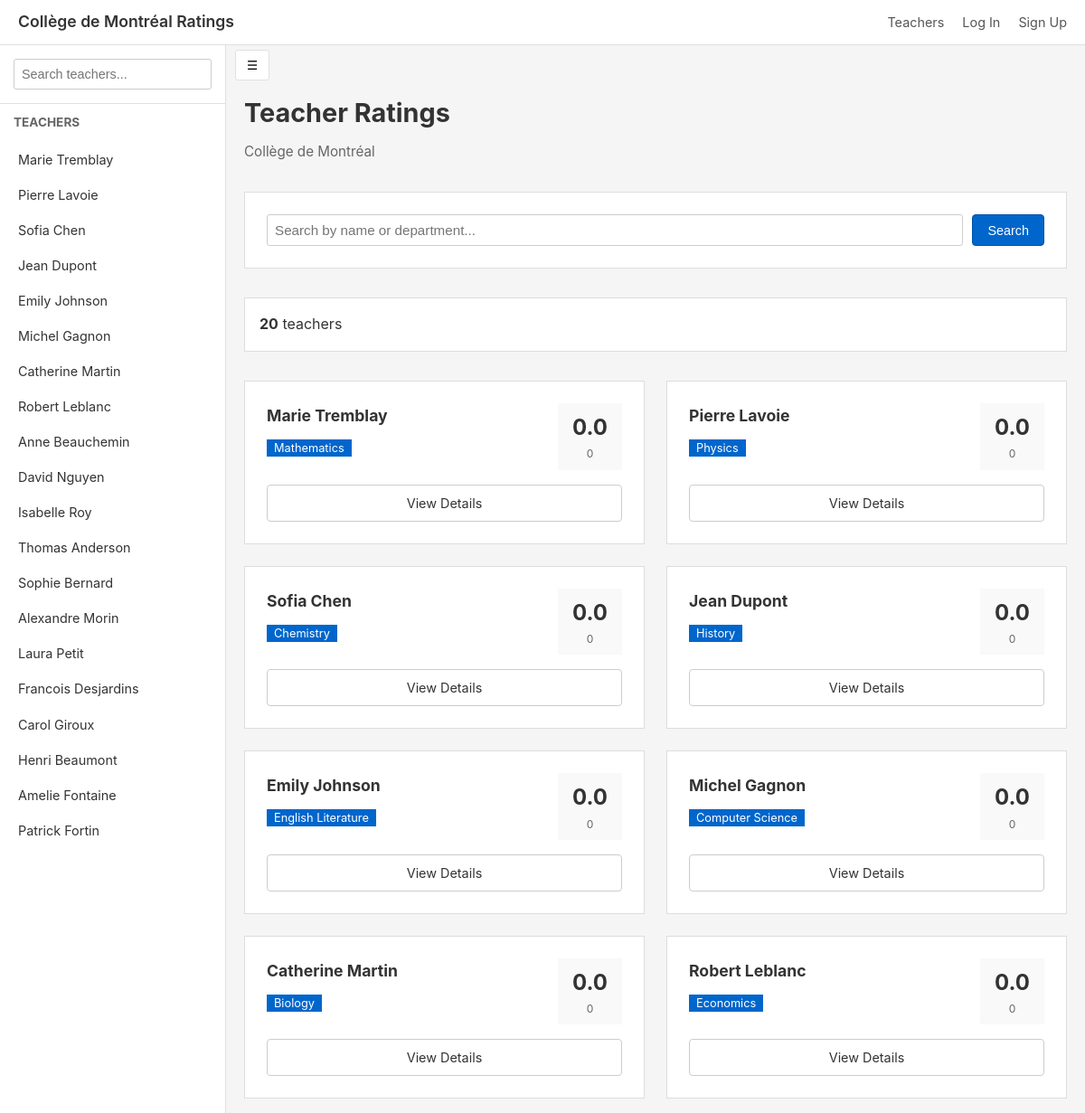
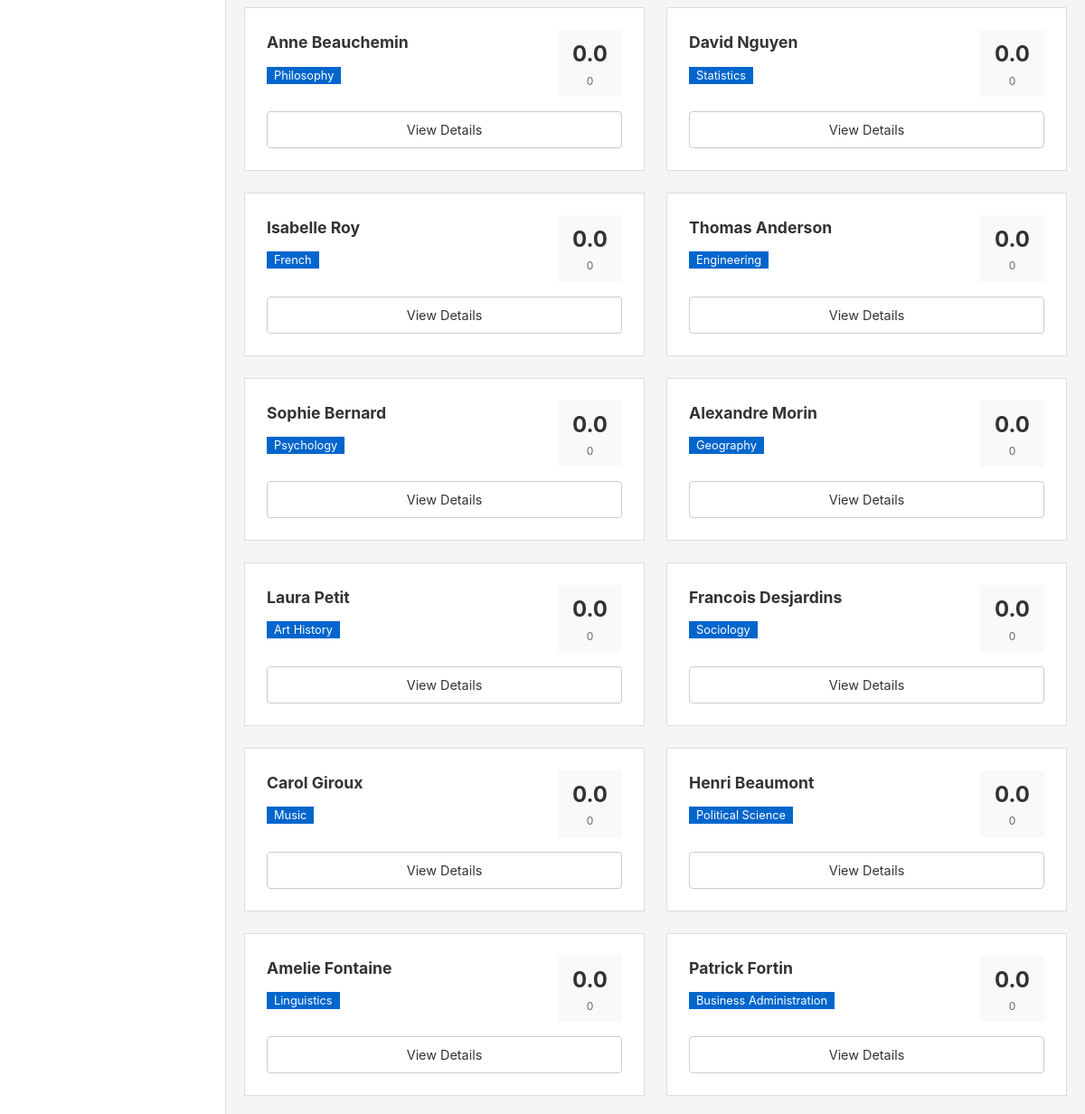
The page / on the database its author committed (2 pictures, top to bottom).
### tables this page shows
CREATE TABLE teachers (
            id INTEGER PRIMARY KEY AUTOINCREMENT,
            name TEXT NOT NULL,
            department TEXT NOT NULL,
            email TEXT,
            added_by INTEGER,
            average_rating REAL DEFAULT 0,
            total_ratings INTEGER DEFAULT 0,
            created_at TIMESTAMP DEFAULT CURRENT_TIMESTAMP
        );

### college_de_montreal_ratings/app.py (the view)
@app.route('/')
def index():
    query = request.args.get('q', '')
    conn = get_db()
    if query:
        teachers = conn.execute('''
            SELECT * FROM teachers
            WHERE name LIKE ? OR department LIKE ?
            ORDER BY average_rating DESC
        ''', (f'%{query}%', f'%{query}%')).fetchall()
    else:
        teachers = conn.execute('SELECT * FROM teachers ORDER BY average_rating DESC').fetchall()
    conn.close()
    return render_template('index.html', teachers=teachers, query=query)

### college_de_montreal_ratings/app.py (called while the page is built)
def get_db():
    conn = sqlite3.connect(app.config['DATABASE'])
    conn.row_factory = sqlite3.Row
    return conn

### college_de_montreal_ratings/templates/index.html (shortened to what this page needs)
{% extends "base.html" %}
{% block content %}
<div style="margin-bottom: 2rem;">
    <h1 style="font-size: 1.8rem; margin-bottom: 0.5rem; color: #333;">Teacher Ratings</h1>
    <p style="color: #666; font-size: 0.95rem;">Collège de Montréal</p>
</div>
<div style="background: white; padding: 1.5rem; border: 1px solid #ddd; margin-bottom: 2rem;">
    <form method="GET" action="/" style="display: flex; gap: 10px; flex-wrap: wrap;">
        <input
            type="text"
            name="q"
            placeholder="Search by name or department..."
            value="{{ query }}"
            style="flex: 1; padding: 8px; border: 1px solid #ccc; border-radius: 3px; font-size: 0.95rem; min-width: 200px;"
        >
        <button type="submit" class="btn btn-primary">Search</button>
    </form>
</div>
<div style="background: white; padding: 1rem; border: 1px solid #ddd; margin-bottom: 2rem; display: flex; justify-content: space-between;">
    <div>
        <strong>{{ teachers|length }}</strong> teacher{{ 's' if teachers|length != 1 else '' }}
    </div>
</div>
<div style="display: grid; grid-template-columns: repeat(auto-fill, minmax(350px, 1fr)); gap: 1.5rem;">
    {% if teachers %}
        {% for teacher in teachers %}
        <div style="background: white; padding: 1.5rem; border: 1px solid #ddd;">
            <div style="display: flex; justify-content: space-between; margin-bottom: 1rem;">
                <div>
                    <h3 style="color: #333; margin-bottom: 0.5rem; font-size: 1.1rem;">{{ teacher.name }}</h3>
                    <span style="background: #0066cc; color: white; padding: 2px 8px; font-size: 0.8rem;">{{ teacher.department }}</span>
                </div>
                <div style="text-align: center; background: #f9f9f9; padding: 0.5rem 1rem; min-width: 60px;">
                    <div style="font-size: 1.5rem; font-weight: bold; color: #333;">
                        {{ teacher.average_rating|round(1) }}
                    </div>
                    <div style="font-size: 0.75rem; color: #666;">{{ teacher.total_ratings }}</div>
                </div>
            </div>
            <a href="/teacher/{{ teacher.id }}" class="btn btn-secondary" style="display: block; text-align: center; width: 100%;">View Details</a>
        </div>
        {% endfor %}
    {% else %}
        <div style="grid-column: 1 / -1; text-align: center; padding: 3rem; background: white; border: 1px solid #ddd;">
            <p style="color: #666;">No teachers found matching your search.</p>
        </div>
    {% endif %}
</div>
{% endblock %}

### college_de_montreal_ratings/templates/base.html (shortened to what this page needs)
<!DOCTYPE html>
<html lang="en">
<head>
</head>
<body>
    <header>
        <nav>
            <a href="/" class="logo">Collège de Montréal Ratings</a>
            <ul class="nav-links">
                <li><a href="/">Teachers</a></li>
                {% if session.user_id %}
                    <li><a href="/chat">Chat</a></li>
                    <li><a href="/logout">Log Out</a></li>
                    {% if session.is_admin %}
                    <li><a href="/admin">Admin</a></li>
                    {% endif %}
                {% else %}
                    <li><a href="/login">Log In</a></li>
                    <li><a href="/register">Sign Up</a></li>
                {% endif %}
            </ul>
        </nav>
    </header>
    <div class="container">
        <aside class="sidebar" id="sidebar">
            <div class="sidebar-header">
                <input type="text" id="sidebar-search" class="search-input" placeholder="Search teachers...">
            </div>
            <div class="sidebar-section">
                <h3>Teachers</h3>
                <ul class="teacher-list" id="teacher-list">
                </ul>
            </div>
        </aside>
        <button class="toggle-btn" id="toggle-btn" onclick="toggleSidebar()">☰</button>
        <main class="main-content" id="main-content">
            <div class="flash-messages">
            </div>
            {% block content %}{% endblock %}
        </main>
    </div>
</body>
</html>

### college_de_montreal_ratings/templates/base.html (style rules this page uses)
* { margin: 0; padding: 0; box-sizing: border-box; }
body { font-family: -apple-system, BlinkMacSystemFont, 'Segoe UI', Roboto, Oxygen, Ubuntu, sans-serif; background: #f5f5f5; color: #333; line-height: 1.6; }
.container { display: flex; min-height: 100vh; }
header { background: #fff; border-bottom: 1px solid #e0e0e0; position: fixed; top: 0; left: 0; right: 0; height: 50px; z-index: 100; }
nav { display: flex; justify-content: space-between; align-items: center; height: 100%; padding: 0 20px; }
.logo { font-size: 1.1rem; font-weight: 600; color: #333; text-decoration: none; }
.nav-links { display: flex; gap: 20px; list-style: none; }
.nav-links a { text-decoration: none; color: #555; font-size: 0.9rem; }
.sidebar { width: 250px; background: #fff; border-right: 1px solid #e0e0e0; position: fixed; top: 50px; left: 0; bottom: 0; overflow-y: auto; transition: transform 0.3s ease; z-index: 99; }
.sidebar-header { padding: 15px; border-bottom: 1px solid #e0e0e0; }
.search-input { width: 100%; padding: 8px; border: 1px solid #ccc; border-radius: 3px; font-size: 0.9rem; }
.sidebar-section { padding: 10px 15px; }
.sidebar-section h3 { font-size: 0.85rem; color: #666; margin-bottom: 10px; text-transform: uppercase; }
.teacher-list { list-style: none; }
.toggle-btn { position: fixed; top: 55px; left: 260px; z-index: 101; background: #fff; border: 1px solid #e0e0e0; padding: 8px 12px; cursor: pointer; border-radius: 3px; font-size: 0.85rem; transition: left 0.3s ease; }
.main-content { flex: 1; padding: 70px 20px 20px 270px; transition: padding-left 0.3s ease; }
.btn { padding: 8px 16px; border: 1px solid #ddd; border-radius: 4px; cursor: pointer; font-size: 0.9rem; font-weight: normal; text-decoration: none; background: #fff; color: #333; }
.btn-primary { background: #0066cc; border-color: #0052a3; color: white; }
.btn-secondary { background: #fff; border-color: #ccc; color: #333; }
.flash-messages { padding: 1rem 0; }

### rows shown on the page
teachers: name "Marie Tremblay", department "Mathematics", average_rating "0.0", total_ratings "0", {{ teacher.id }} 1 (drawn)
teachers: name "Pierre Lavoie", department "Physics", average_rating "0.0", total_ratings "0"
teachers: name "Sofia Chen", department "Chemistry", average_rating "0.0", total_ratings "0"
teachers: name "Jean Dupont", department "History", average_rating "0.0", total_ratings "0"
teachers: name "Emily Johnson", department "English Literature", average_rating "0.0", total_ratings "0"
teachers: name "Michel Gagnon", department "Computer Science", average_rating "0.0", total_ratings "0"
teachers: name "Catherine Martin", department "Biology", average_rating "0.0", total_ratings "0"
teachers: name "Robert Leblanc", department "Economics", average_rating "0.0", total_ratings "0"
teachers: name "Anne Beauchemin", department "Philosophy", average_rating "0.0", total_ratings "0"
teachers: name "David Nguyen", department "Statistics", average_rating "0.0", total_ratings "0", {{ teacher.id }} 10 (drawn)
teachers: name "Isabelle Roy", department "French", average_rating "0.0", total_ratings "0"
teachers: name "Thomas Anderson", department "Engineering", average_rating "0.0", total_ratings "0"
teachers: name "Sophie Bernard", department "Psychology", average_rating "0.0", total_ratings "0"
teachers: name "Alexandre Morin", department "Geography", average_rating "0.0", total_ratings "0"
teachers: name "Laura Petit", department "Art History", average_rating "0.0", total_ratings "0"
teachers: name "Francois Desjardins", department "Sociology", average_rating "0.0", total_ratings "0"
teachers: name "Carol Giroux", department "Music", average_rating "0.0", total_ratings "0"
teachers: name "Henri Beaumont", department "Political Science", average_rating "0.0", total_ratings "0"
teachers: name "Amelie Fontaine", department "Linguistics", average_rating "0.0", total_ratings "0"
teachers: name "Patrick Fortin", department "Business Administration", average_rating "0.0", total_ratings "0"

### other values the page prints
{{ teachers|length }} "20"
{{ 's' if teachers|length != 1 else '' }} "s"
